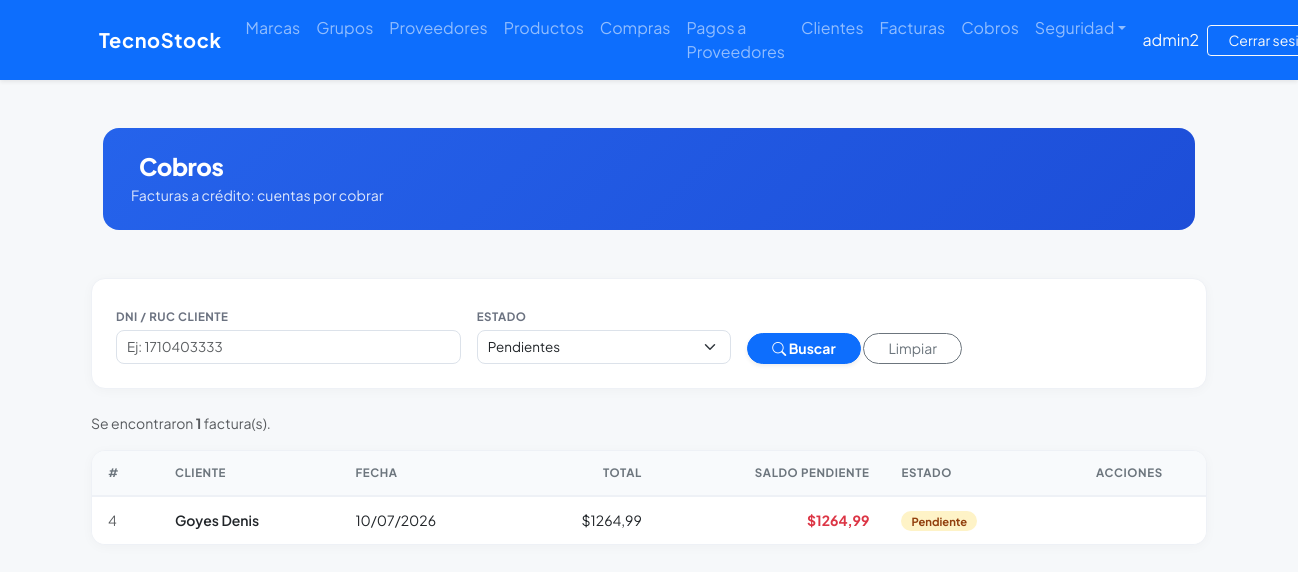
The page /cobros/ (signed in) on the database as committed earlier.
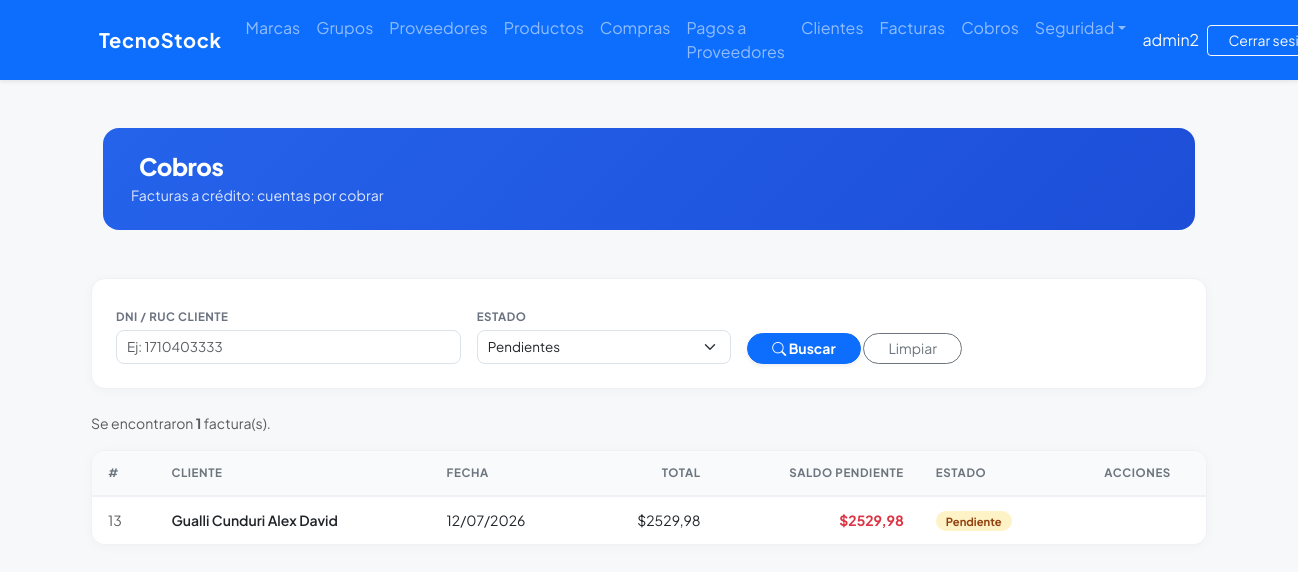
The same page on the database as committed later.
### billing/models.py (models this page shows, shortened)
class Invoice(models.Model):
    TIPO_PAGO = [
        ('contado', 'Contado'),
        ('credito', 'Crédito'),
    ]
    ESTADO = [
        ('PENDIENTE', 'Pendiente'),
        ('PAGADA', 'Pagada'),
        ('ANULADA', 'Anulada'),
    ]
    customer = models.ForeignKey(Customer, on_delete=models.PROTECT, related_name='Facturas', verbose_name='Cliente')
    invoice_date = models.DateTimeField(auto_now_add=True, verbose_name='Fecha de Factura')
    subtotal = models.DecimalField(max_digits=12, decimal_places=2, default=0, verbose_name='Subtotal')
    tax = models.DecimalField(max_digits=12, decimal_places=2, default=0, verbose_name='Impuesto')
    total = models.DecimalField(max_digits=12, decimal_places=2, default=0, verbose_name='Total')
    tipo_pago = models.CharField(max_length=10, choices=TIPO_PAGO, default='contado', verbose_name='Tipo de Pago')
    saldo = models.DecimalField(max_digits=12, decimal_places=2, default=0, verbose_name='Saldo Pendiente')
    estado = models.CharField(max_length=10, choices=ESTADO, default='PENDIENTE', verbose_name='Estado')
    is_active = models.BooleanField(default=True, verbose_name='Activa')
    class Meta:
        ordering = ['-invoice_date']

class Customer(models.Model):
    dni = models.CharField(max_length=13, unique=True, verbose_name='DNI/RUC', validators=[validate_cedula_ec])
    first_name = models.CharField(max_length=100, verbose_name='Nombres')
    last_name = models.CharField(max_length=100, verbose_name='Apellidos')
    email = models.EmailField(blank=True, null=True, verbose_name='Correo Electronico')
    phone = models.CharField(max_length=20, blank=True, null=True, verbose_name='Teléfono')
    address = models.TextField(blank=True, null=True, verbose_name='Dirección')
    whatsapp_apikey = models.CharField(
        max_length=20, blank=True, null=True,
        verbose_name='WhatsApp API Key (CallMeBot)',
        help_text='Solo necesaria si el cliente se suscribió a CallMeBot para recibir notificaciones.'
    )
    is_active = models.BooleanField(default=True, verbose_name='Activo')
    created_at = models.DateTimeField(auto_now_add=True, verbose_name='Creado el')
    updated_at = models.DateTimeField(auto_now=True, verbose_name='Actualizado el')
    class Meta:
        ordering = ['last_name', 'first_name']
    def __str__(self): return f'{self.last_name} {self.first_name}'

### cobros/views.py (the view)
# urls.py: path('', views.FacturaPendienteListView.as_view(), name='factura_pendiente_list'),
@method_decorator(audit_action('LIST_FACTURAS_PENDIENTES'), name='dispatch')
class FacturaPendienteListView(LoginRequiredMixin, GroupRequiredMixin, PermissionOrRedirectMixin, ListView):
    permission_required = 'billing.view_invoice'
    group_required = ['Administrador', 'Vendedor']
    model = Invoice
    template_name = 'cobros/factura_pendiente_list.html'
    context_object_name = 'facturas'
    paginate_by = 10
    def get_queryset(self):
        qs = Invoice.objects.filter(tipo_pago='credito').select_related('customer')
        estado = self.request.GET.get('estado', 'PENDIENTE')
        if estado and estado != 'TODOS':
            qs = qs.filter(estado=estado)
        dni = self.request.GET.get('dni')
        if dni:
            qs = qs.filter(customer__dni=dni)
        return qs
    def get_context_data(self, **kwargs):
        ctx = super().get_context_data(**kwargs)
        ctx['estado_filter'] = self.request.GET.get('estado', 'PENDIENTE')
        return ctx

### security/templatetags/security_tags.py (called while the page is built)
@register.filter(name='has_group')
def has_group(user, group_name):
    if not user.is_authenticated:
        return False
    if user.is_superuser:      # el superusuario ve todo
        return True
    return user.groups.filter(name=group_name).exists()

### shared/mixins.py (called while the page is built)
    def dispatch(self, request, *args, **kwargs):
        if not request.user.is_authenticated:
            return redirect('login')
        if request.user.is_superuser:
            return super().dispatch(request, *args, **kwargs)
        if request.user.groups.filter(name__in=self.group_required).exists():
            return super().dispatch(request, *args, **kwargs)
        messages.error(request, self.group_error_message)
        return redirect(self.group_redirect_url)

### cobros/templates/cobros/factura_pendiente_list.html (shortened to what this page needs)
{% extends 'billing/base.html' %}
{% block content %}
<div class="container-fluid py-4">
  <div class="page-header d-flex justify-content-between align-items-center mb-4">
    <div>
      <h1>Cobros</h1>
      <p>Facturas a crédito: cuentas por cobrar</p>
    </div>
  </div>
</div>
<div class="glass-card p-4 mb-4">
  <form method="get" class="row g-3 align-items-end">
    <div class="col-md-4">
      <label for="f-dni" class="filter-label">DNI / RUC Cliente</label>
      <input type="text" id="f-dni" name="dni" class="form-control form-control-sm"
             placeholder="Ej: 1710403333" value="{{ request.GET.dni|default_if_none:'' }}">
    </div>
    <div class="col-md-3">
      <label for="f-estado" class="filter-label">Estado</label>
      <select id="f-estado" name="estado" class="form-select form-control-sm">
        <option value="PENDIENTE" {% if estado_filter == 'PENDIENTE' %}selected{% endif %}>Pendientes</option>
      </select>
    </div>
    <div class="col-md-3">
      <button type="submit" class="btn btn-primary btn-sm rounded-pill px-4 fw-bold shadow-sm">
        <i class="bi bi-search"></i> Buscar
      </button>
      <a href="{% url 'cobros:factura_pendiente_list' %}" class="btn btn-sm btn-outline-secondary rounded-pill px-4">
        Limpiar
      </a>
    </div>
  </form>
</div>
<p class="text-muted small">
  Se encontraron <strong>{{ paginator.count }}</strong> factura(s).
</p>
<div class="products-table">
  <table class="table mb-0">
    <thead>
      <tr>
        <th>#</th>
        <th>Cliente</th>
        <th>Fecha</th>
        <th class="text-end">Total</th>
        <th class="text-end">Saldo Pendiente</th>
        <th>Estado</th>
        <th class="text-center">Acciones</th>
      </tr>
    </thead>
    <tbody>
      {% for factura in facturas %}
      <tr>
        <td class="text-muted small">{{ factura.id }}</td>
        <td class="fw-semibold">{{ factura.customer }}</td>
        <td>{{ factura.invoice_date|date:"d/m/Y" }}</td>
        <td class="text-end">${{ factura.total }}</td>
        <td class="text-end text-danger fw-bold">${{ factura.saldo }}</td>
        <td>
          {% if factura.estado == 'PAGADA' %}
            <span class="badge-active">Pagada</span>
          {% elif factura.estado == 'ANULADA' %}
            <span class="badge-inactive">Anulada</span>
          {% else %}
            <span class="badge-pending">Pendiente</span>
          {% endif %}
        </td>
        <td class="text-center text-nowrap">
        </td>
      </tr>
      {% empty %}
      <tr>
        <td colspan="7" class="text-center py-4 text-muted">
          No hay facturas que coincidan con el filtro aplicado.
        </td>
      </tr>
      {% endfor %}
    </tbody>
  </table>
</div>
{% endblock %}

Rows that differ between the two databases and show on the page:
removed Invoice: id "4", customer "Goyes Denis", invoice_date "10/07/2026", total "1264,99", saldo "1264,99", estado "Pendiente"
added Invoice: id "13", customer "Gualli Cunduri Alex David", invoice_date "12/07/2026", total "2529,98", saldo "2529,98", estado "Pendiente"
